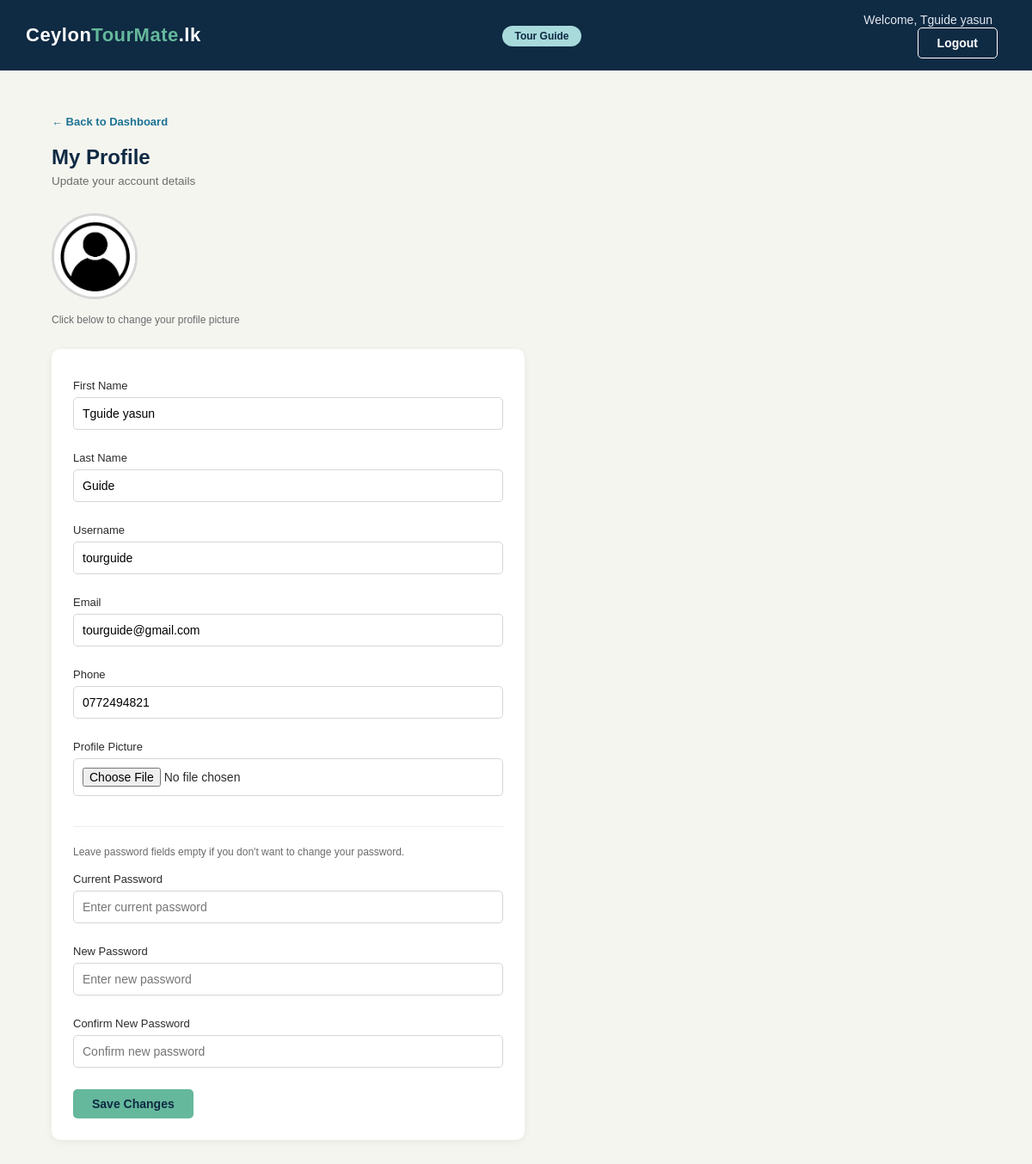
The app's page /tourguideeditprofile.php (signed in) with its own data.
### tables this page shows
CREATE TABLE `users` (
  `id` int(11) NOT NULL,
  `firstname` varchar(50) DEFAULT NULL,
  `lastname` varchar(50) DEFAULT NULL,
  `username` varchar(50) DEFAULT NULL,
  `email` varchar(100) DEFAULT NULL,
  `password` varchar(255) DEFAULT NULL,
  `phone` varchar(15) DEFAULT NULL,
  `profile_pic` varchar(255) DEFAULT 'default.png',
  `role` enum('tourist','tour_guide','shop_owner','hotel_owner','experience_provider','admin') DEFAULT NULL,
  `is_suspended` tinyint(4) DEFAULT 0,
  `is_approved` tinyint(4) DEFAULT 0,
  `security_question` varchar(255) DEFAULT NULL,
  `security_answer` varchar(255) DEFAULT NULL,
  `created_at` timestamp NOT NULL DEFAULT current_timestamp()
);

### tourguideeditprofile.php (the view, shortened to what this page needs)
<?php
$conn   = DBconnection::getInstance()->getConnection();
$sql    = "SELECT * FROM users WHERE id = ?";
$stmt   = $conn->prepare($sql);
$stmt->bind_param("i", $_SESSION['user_id']);
$stmt->execute();
$user   = $stmt->get_result()->fetch_assoc();
?>
<!DOCTYPE html>
<html lang="en">
<head>
    <link rel="stylesheet" type="text/css" href="style.css">
</head>
<body>
<div class="navbar">
    <table>
        <tr>
            <td class="logo-cell">
                <a href="tourguidedashboard.php"><span class="logo-text">Ceylon<span>TourMate</span>.lk</span></a>
            </td>
            <td class="nav-links-cell">
                <span class="partner-badge tourguide-badge">Tour Guide</span>
            </td>
            <td class="nav-buttons-cell">
                <span class="admin-welcome">Welcome, <?php echo htmlspecialchars($_SESSION['firstname']); ?></span>
                <a href="logout.php"><button class="btn btn-login">Logout</button></a>
            </td>
        </tr>
    </table>
</div>
<div class="admin-section">
    <a href="tourguidedashboard.php" class="back-link">&larr; Back to Dashboard</a>
    <h2 class="admin-page-title">My Profile</h2>
    <p class="admin-page-subtitle">Update your account details</p>
    <div class="profile-pic-section">
        <img src="<?php echo $user['profile_pic']; ?>" alt="Profile Picture" class="profile-pic-preview" id="profilePicPreview">
        <p class="form-note">Click below to change your profile picture</p>
    </div>
    <div class="commission-form-card" style="max-width:550px;">
        <form name="tourguideeditprofileform" method="post" action="tourguideeditprofilebackend.php" enctype="multipart/form-data" onsubmit="return validateTourGuideEditProfile();">
            <label>First Name</label>
            <input type="text" name="firstname" placeholder="Enter first name" value="<?php echo $user['firstname']; ?>">
            <label>Last Name</label>
            <input type="text" name="lastname" placeholder="Enter last name" value="<?php echo $user['lastname']; ?>">
            <label>Username</label>
            <input type="text" name="username" placeholder="Enter username" value="<?php echo $user['username']; ?>">
            <label>Email</label>
            <input type="email" name="email" placeholder="Enter email" value="<?php echo $user['email']; ?>">
            <label>Phone</label>
            <input type="text" name="phone" placeholder="Enter phone number" value="<?php echo $user['phone']; ?>">
            <label>Profile Picture</label>
            <input type="file" name="profile_pic" accept="image/*" onchange="previewImage(this)">
            <hr style="border:none; border-top:1px solid #eee; margin:20px 0;">
            <p class="form-note" style="margin-bottom:15px;">Leave password fields empty if you don't want to change your password.</p>
            <label>Current Password</label>
            <input type="password" name="current_password" placeholder="Enter current password">
            <label>New Password</label>
            <input type="password" name="new_password" placeholder="Enter new password">
            <label>Confirm New Password</label>
            <input type="password" name="confirm_password" placeholder="Confirm new password">
            <button type="submit" class="btn btn-primary" style="margin-top:10px;">Save Changes</button>
        </form>
    </div>
</div>
</body>
</html>

### style.css (style rules this page uses)
* { margin: 0; padding: 0; box-sizing: border-box; }
body { font-family: Arial, Helvetica, sans-serif; background-color: #f5f5f0; color: #2b2b2b; }
a { text-decoration: none; color: inherit; }
.navbar { background-color: #0f2a43; width: 100%; }
.navbar table { width: 100%; border-collapse: collapse; }
.navbar td { padding: 14px 30px; vertical-align: middle; }
.logo-cell { width: 30%; }
.logo-text { color: #ffffff; font-size: 22px; font-weight: bold; letter-spacing: 0.5px; }
.logo-text span { color: #65b89c; }
.nav-links-cell { width: 45%; text-align: center; }
.nav-buttons-cell { width: 30%; text-align: right; }
.btn { display: inline-block; padding: 9px 22px; border-radius: 5px; font-size: 14px; font-weight: bold; cursor: pointer; border: none; }
.btn-login { background-color: transparent; color: #ffffff; border: 1px solid #ffffff; margin-right: 10px; }
.btn-primary { background-color: #65b89c; color: #0f2a43; margin-right: 12px; }
.admin-welcome { color: #e2e8f0; font-size: 14px; margin-right: 16px; }
.admin-section { padding: 50px 60px; max-width: 1300px; margin: 0 auto; }
.admin-page-title { font-size: 24px; color: #0f2a43; margin-bottom: 6px; }
.admin-page-subtitle { font-size: 13.5px; color: #6b6b6b; margin-bottom: 30px; }
.back-link { display: inline-block; font-size: 13px; color: #1c7293; font-weight: bold; margin-bottom: 20px; }
.commission-form-card { background-color: #ffffff; border-radius: 10px; padding: 25px; max-width: 450px; box-shadow: 0 2px 8px rgba(0, 0, 0, 0.06); }
.commission-form-card label { display: block; font-size: 13px; color: #2b2b2b; margin-bottom: 6px; }
.commission-form-card input { width: 100%; padding: 10px; border: 1px solid #d6d6d6; border-radius: 5px; font-size: 14px; margin-bottom: 15px; }
.form-note { font-size: 12px; color: #6b6b6b; margin-top: 15px; line-height: 1.5; }
.commission-form-card label { display: block; font-size: 13px; color: #2b2b2b; margin-bottom: 6px; margin-top: 10px; }
.profile-pic-section { margin-bottom: 25px; }
.profile-pic-preview { width: 100px; height: 100px; border-radius: 50%; object-fit: cover; border: 3px solid #d6d6d6; display: block; margin-bottom: 8px; }
.partner-badge { background-color: #f0c040; color: #0f2a43; font-size: 12px; font-weight: bold; padding: 5px 14px; border-radius: 20px; }
.tourguide-badge { background-color: #a8dadc; color: #0f2a43; }

### records on screen
users: profile_pic (placeholder picture), firstname "Tguide yasun", lastname "Guide", username "tourguide", email "tourguide@gmail.com", phone "0772494821"

### other values on screen
$_SESSION['firstname'] "Tguide yasun"
